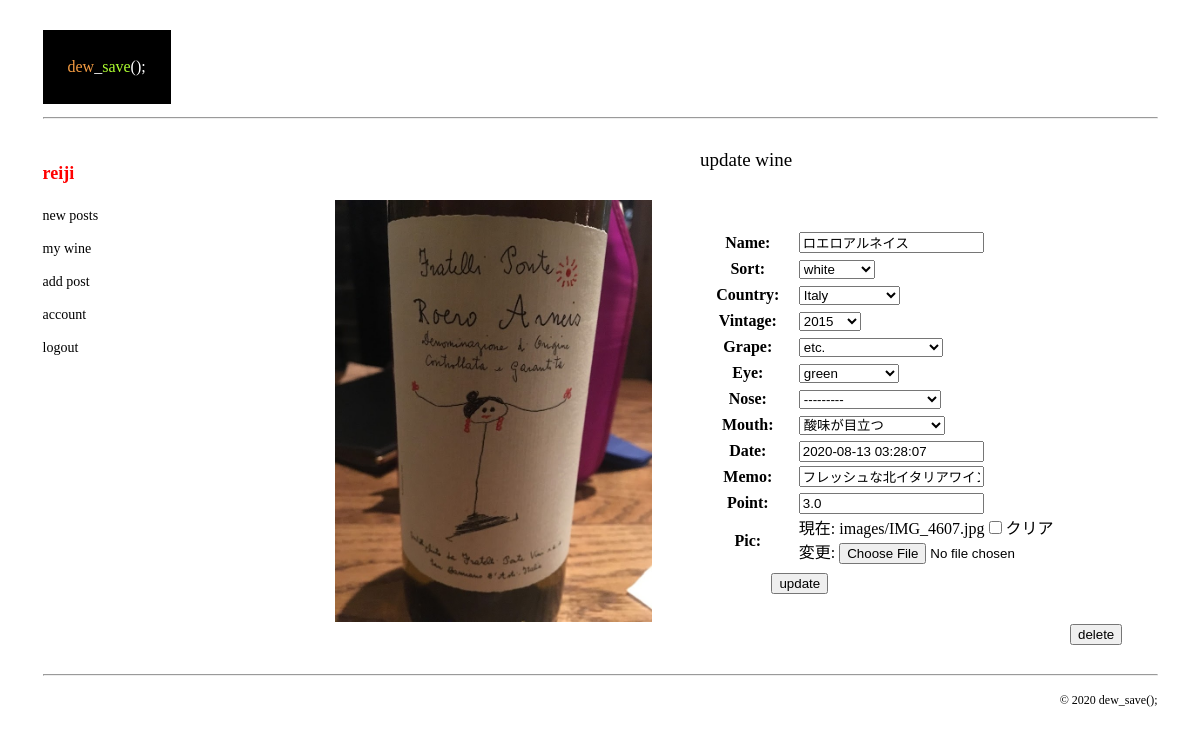
The app's page /update_wine/66/ (signed in), older data.
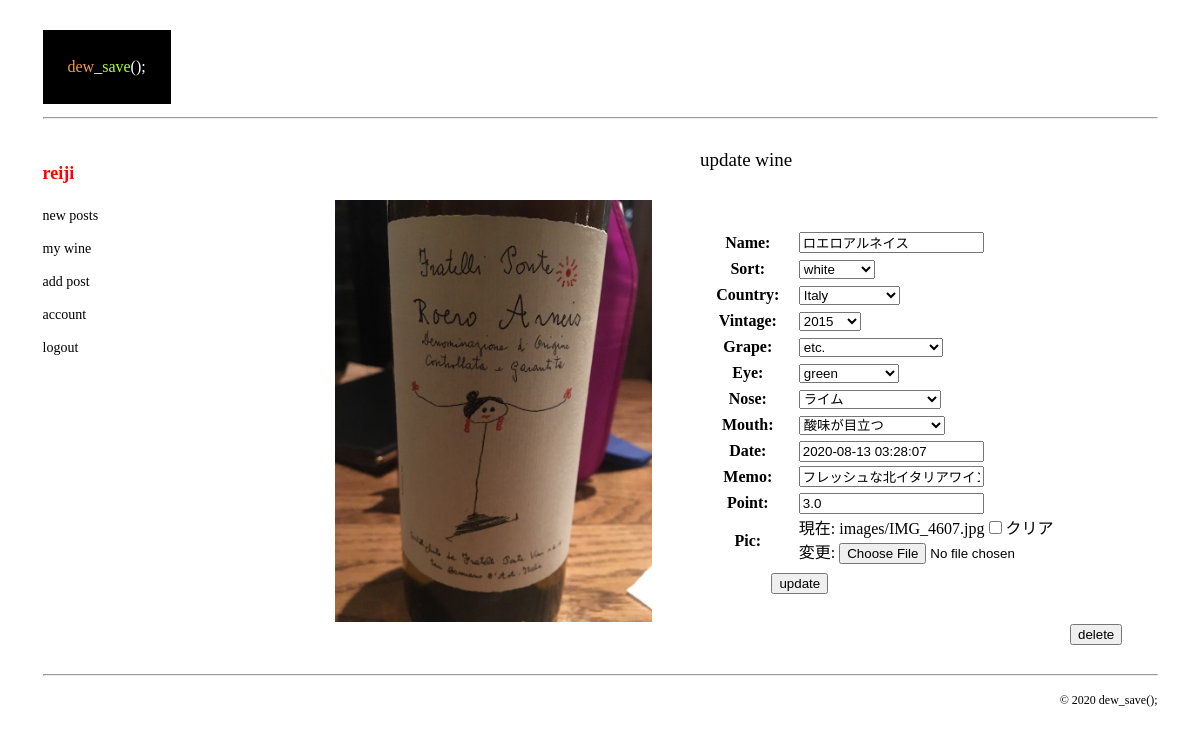
The same page, newer data.
### wine/models.py (models this page shows, shortened)
class Wine(models.Model):
    sort_data = [
        ('white', 'white'),
        ('red', 'red'),
        ('Rose','rose'),
        ('sparkling', 'sparkling'),
    ]
    country_data = [
        ('France', 'France'),
        ('Italy','Italy'),
        ('Germany', 'Germany'),
        ('Spain', 'Spain'),
        ('Portugal', 'Portugal'),
        ('USA', 'USA'),
        ('Australia', 'Australia'),
        ('New Zealand', 'New Zealand'),
        ('Argentina', 'Argentina'),
        ('Chile', 'Chile'),
        ('South Africa', 'South Africa'),
        ('Japan', 'Japan'),
        ('etc.', 'etc.'),
    ]
    vintage_data = [
        ('1980', '1980'), ('1981', '1981'), ('1982', '1982'), ('1983', '1983'), ('1984', '1984'), ('1985', '1985'),
        ('1986', '1986'), ('1987', '1987'), ('1988', '1988'), ('1989', '1989'), ('1990', '1990'), ('1991', '1991'),
        ('1992', '1992'), ('1993', '1993'), ('1994', '1994'), ('1995', '1995'), ('1996', '1996'), ('1997', '1997'),
        ('1998', '1998'), ('1999', '1999'), ('2000', '2000'), ('2001', '2001'), ('2002', '2002'), ('2003', '2003'),
        ('2004', '2004'), ('2005', '2005'), ('2006', '2006'), ('2007', '2007'), ('2008', '2008'), ('2009', '2009'),
        ('2010', '2010'), ('2011', '2011'), ('2012', '2012'), ('2013', '2013'), ('2014', '2014'), ('2015', '2015'),
        ('2016', '2016'), ('2017', '2017'), ('2018', '2018'), ('2019', '2019'), ('2020', '2020'),
    ]
    grape_data = [
        ('Chardonnay', 'Chardonnay'),
        ('Sauvignon Blanc', 'Sauvignon Blanc'),
        ('Riesling', 'Riesling'),
        ('Gewürztraminer', 'Gewürztraminer'),
        ('Semillon', 'Semillon'),
        ('Viognier', 'Viognier'),
        ('Muscadet', 'Muscadet'),
        ('Pino gris', 'Pino gris'),
        ('Trebbiano', 'Trebbiano'),
        ('Chenin Blanc', 'Chenin Blanc'),
        ('甲州', '甲州'),
        ('Cabernet Sauvignon', 'Cabernet Sauvignon'),
        ('Pinot Noir','Pinot Noir'),
        ('Merlot', 'Merlot'),
        ('syrah', 'syrah'),
        ('Gamay','Gamay'),
        ('Sangiovese','Sangiovese'),
        ('Montepulciano','Montepulciano'),
        ('Nebbiolo','Nebbiolo'),
        ('Primitivo','Primitivo'),
        ('Zinfandel','Zinfandel'),
        ('Tempranillo','Tempranillo'),
        ('Malbec','Malbec'),
        ('etc.', 'etc.'),
    ]
    eye_data = [
        ('green', 'green'),
        ('lemon yellow', 'lemon yellow'),
        ('yellow', 'yellow'),
        ('gold', 'gold'),
        ('amber', 'amber'),
        ('purple','purple'),
        ('ruby','ruby'),
        ('orange','orange'),
        ('garnet', 'garnet'),
        ('brick', 'brick'),
        ('mahogany', 'mahogany'),
    ]
    nose_data = [
        ('lemmon', 'レモン'), ('lime', 'ライム'), ('grapefruit', 'グレープフルーツ'), ('apple', 'リンゴ'), ('green apple', '青りんご'),
        ('pear', '洋ナシ'), ('peach', '桃'), ('apricot', 'アプリコット'), ('pineapple', 'パイナップル'), ('passion fruit', 'パッションフルーツ'),
        ('banana', 'バナナ'), ('mango', 'マンゴー'), ('lychee', 'ライチ'), ('muscat', 'マスカット'), ('strawberry', 'イチゴ'), ('raspberry', 'ラズベリー'),
        ('blueberry', 'ブルーベリー'), ('cassis', 'カシス'), ('blackberry', 'ブラックベリー'), ('dry plum', '干しプラム'), ('dry fig', '乾燥イチジク'),
        ('violet','すみれ'),('rose', 'バラ'),
        ('kinmokusei', 'キンモクセイ'),('floral', 'お花のような'),('perfume', '香水'),('mint', 'ミント'),('herb', 'ハーブの'),('cedar', '杉'),
        ('barrel incense', '樽香'), ('toast', 'トースト'), ('butter', 'バター'), ('vanila', 'バニラ'), ('sulfur', '硫黄'), ('honey', 'はちみつ'),
        ('cinnamon', 'シナモン'), ('mineral', 'ミネラル'), ('soil', '土'), ('truffle', 'トリュフ'), ('cigarette', 'タバコ'), ('black pepper', '黒コショウ'),
        ('blood','血液'),
    ]
    mouth_data = [
        ('fresh', 'フレッシュ感のある'),
        ('dry', 'ドライな'),
        ('sour', '酸味が目立つ'),
        ('balance', 'バランスの良い'),
        ('sweat', '甘さのある'),
        ('fruity','フルーツ感のある'),
        ('elegant', 'エレガントな,綺麗な'),
        ('mineral','ミネラルのある'),
        ('rich', '芳醇な、豊かな'),
        ('thick', '厚みのある'),
        ('strong', '濃縮し力強い'),
        ('aging', '長期熟成型のような'),
    ]
    error_msg = [
        '50文字まででお願いします。',
        '10文字まででお願い致します。',
        '点数は5点までで採点お願い致します。',
        '点数は0点以上で採点お願い致します。',
        'ファイル形式はJPEG,PNG,GIFでお願い致します。'
    ]
    user = models.ForeignKey(get_user_model(), on_delete=models.CASCADE,default=1)
    date = models.DateTimeField(default=timezone.now)
    name = models.CharField(verbose_name='Name', max_length=100,validators=[MaxLengthValidator(50,error_msg[0])])
    sort = models.CharField(verbose_name='Sort',choices=sort_data,max_length=100)
    country = models.CharField(verbose_name='Country', choices=country_data,max_length=100)
    vintage = models.CharField(verbose_name='Vintage', choices=vintage_data,max_length=100,blank=True)
    grape = models.CharField(verbose_name='Grape', choices=grape_data,max_length=100,blank=True)
    eye = models.CharField(verbose_name='Eye', choices=eye_data,max_length=100,blank=True)
    nose = models.CharField(verbose_name='Nose', choices=nose_data,max_length=100,blank=True)
    mouth = models.CharField(verbose_name='Mouth', choices=mouth_data,max_length=100,blank=True)
    memo = models.CharField(verbose_name='Memo', max_length=30, blank=True)
    point = models.FloatField(verbose_name='Point',validators=[MaxValueValidator(5,error_msg[2]),MinValueValidator(0,error_msg[3])])
    pic = models.ImageField(upload_to='images/',blank=True,validators=[FileExtensionValidator(['JPG','PNG','GIF'],error_msg[4])])

### wine/views.py (the view, shortened to what this page needs)
# urls.py: path('update_wine/<int:pk>/', Update_wine.as_view(), name='update'),
class Update_wine(LoginRequiredMixin,UpdateView):
    model = Wine
    form_class = WineForm
    template_name = 'wine/update_wine.html'

### wine/forms.py
class WineForm(forms.ModelForm):
    class Meta:
        model = Wine
        fields = ['name', 'sort', 'country', 'vintage', 'grape', 'eye', 'nose', 'mouth','date', 'memo','point', 'pic']
    def __init__(self, *args, **kwargs):
        super(WineForm, self).__init__(*args, **kwargs)
        self.fields['name'].error_messages = {'required': 'こちらの項目は必須項目です。'}
        self.fields['sort'].error_messages = {'required': 'こちらの項目は必須項目です。'}
        self.fields['country'].error_messages = {'required': 'こちらの項目は必須項目です。'}
        self.fields['point'].error_messages = {'required': 'こちらの項目は必須項目です。'}

### wine/templates/wine/update_wine.html (shortened to what this page needs)
{% extends 'wine/layout.html' %}
{% block main%}
    <p class="main_title">update wine</p>
    <center>
        <div class="detail_wrapper">
            <img src="{{object.pic.url}}" width="317px">
            <form action="/update_wine/{{object.id}}/" method="post" enctype="multipart/form-data">
                <table class="update_wine_table">
                    {{form.as_table}}
                </table>
                <input class="update_button" type="submit" value="update">
            </form>
        </div>
            <form action="/delete_wine/{{object.id}}/" method="post">
                <input class="delete_button" type="submit" value="delete">
            </form>
    </center>
{% endblock %}

Row changes from the older to the newer data that the page shows:
changed Wine "ロエロアルネイス": nose "---------" → "ライム"
